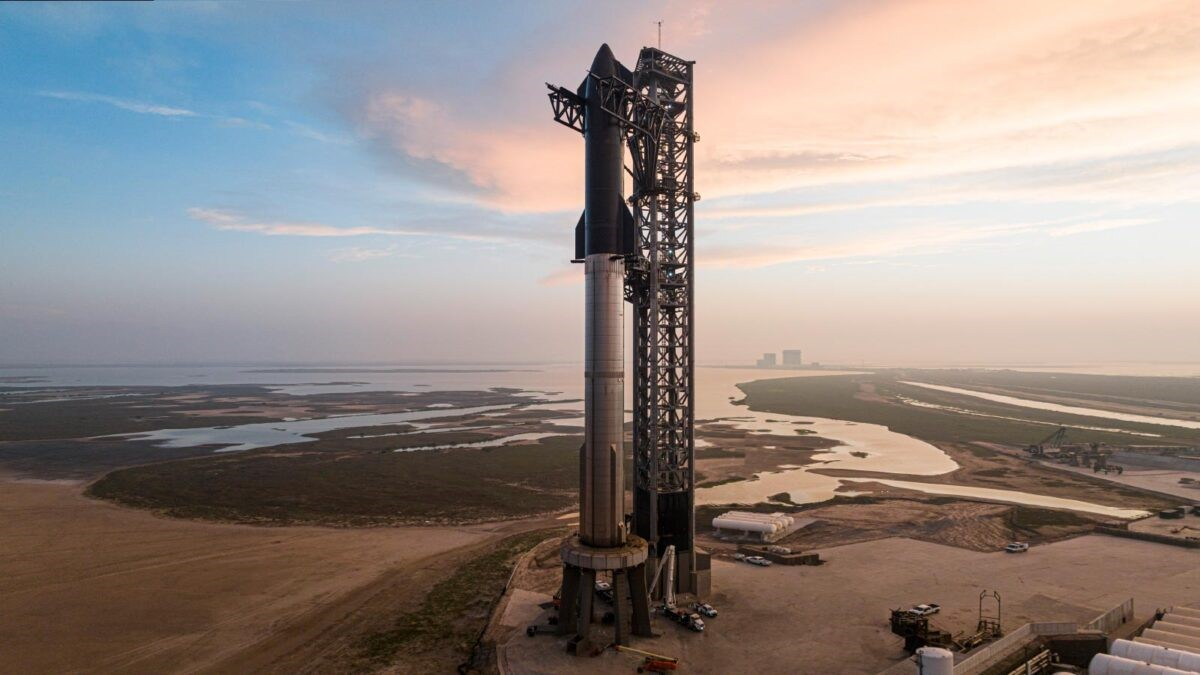
#> input picture Computer_Vision/Python/img/starship.jpg, 1200 x 675 px, found by its file name
$ python ch03-05.py
#> lines starting #> are read from the running program, lines starting #| are printed output that depends on the picture
import cv2 as cv
import numpy as np

img = cv.imread("/home/kimhoyun/CS_Study/Computer_Vision/Python/img/starship.jpg")
#> img is the input picture: shape (675, 1200, 3); mean B, G, R 132.3, 136.7, 146.4
img = cv.resize(img, dsize=(0,0), fx=0.25, fy=0.25)
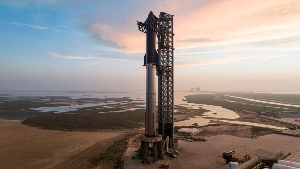
#> img: shape (169, 300, 3); mean B, G, R 132.4, 136.7, 146.5

def gamma(f, gamma=1.0):
#> called with gamma = 0.5
    f1 = f/255.0
    return np.uint8(255*(f1**gamma))
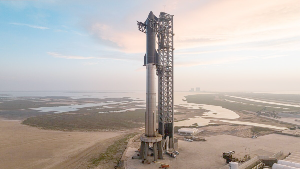
#> returned value: shape (169, 300, 3); mean of channels 0, 1, 2 174.3, 179.1, 186.7; drawn as B, G, R

gc = np.hstack((gamma(img, 0.5), gamma(img, 0.75), gamma(img, 1.0), gamma(img, 2.0), gamma(img, 3.0)))
#> call 2 of gamma, with gamma = 0.75
#> in gamma (call 2), `return np.uint8(255*(f1**gamma))`:
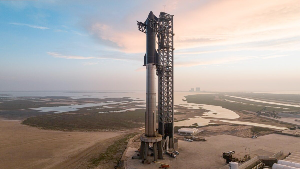
#> returned value: shape (169, 300, 3); mean of channels 0, 1, 2 150.2, 155, 164; drawn as B, G, R
#> call 4 of gamma, with gamma = 2
#> in gamma (call 4), `return np.uint8(255*(f1**gamma))`:
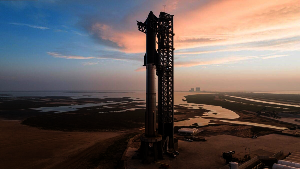
#> returned value: shape (169, 300, 3); mean of channels 0, 1, 2 88.4, 90.7, 102.1; drawn as B, G, R
#> in gamma (call 5), `return np.uint8(255*(f1**gamma))`:
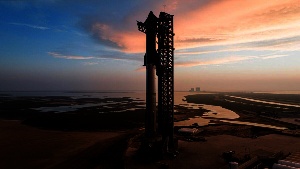
#> returned value: shape (169, 300, 3); mean of channels 0, 1, 2 65.3, 67, 80.1; drawn as B, G, R
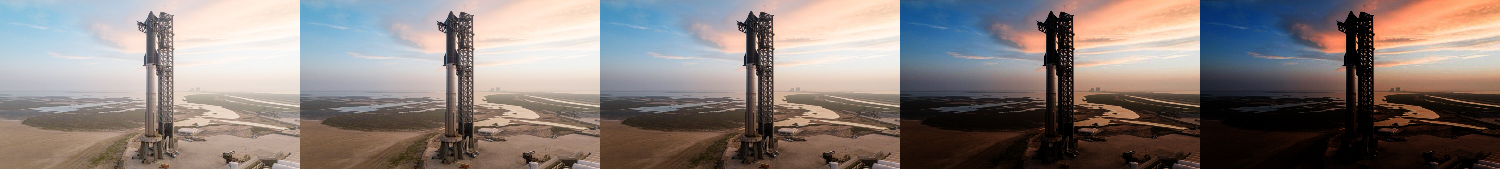
#> gc: shape (169, 1500, 3); mean B, G, R 122.1, 125.7, 135.9
cv.imshow('gamma', gc)

cv.waitKey(0)
cv.destroyAllWindows()
